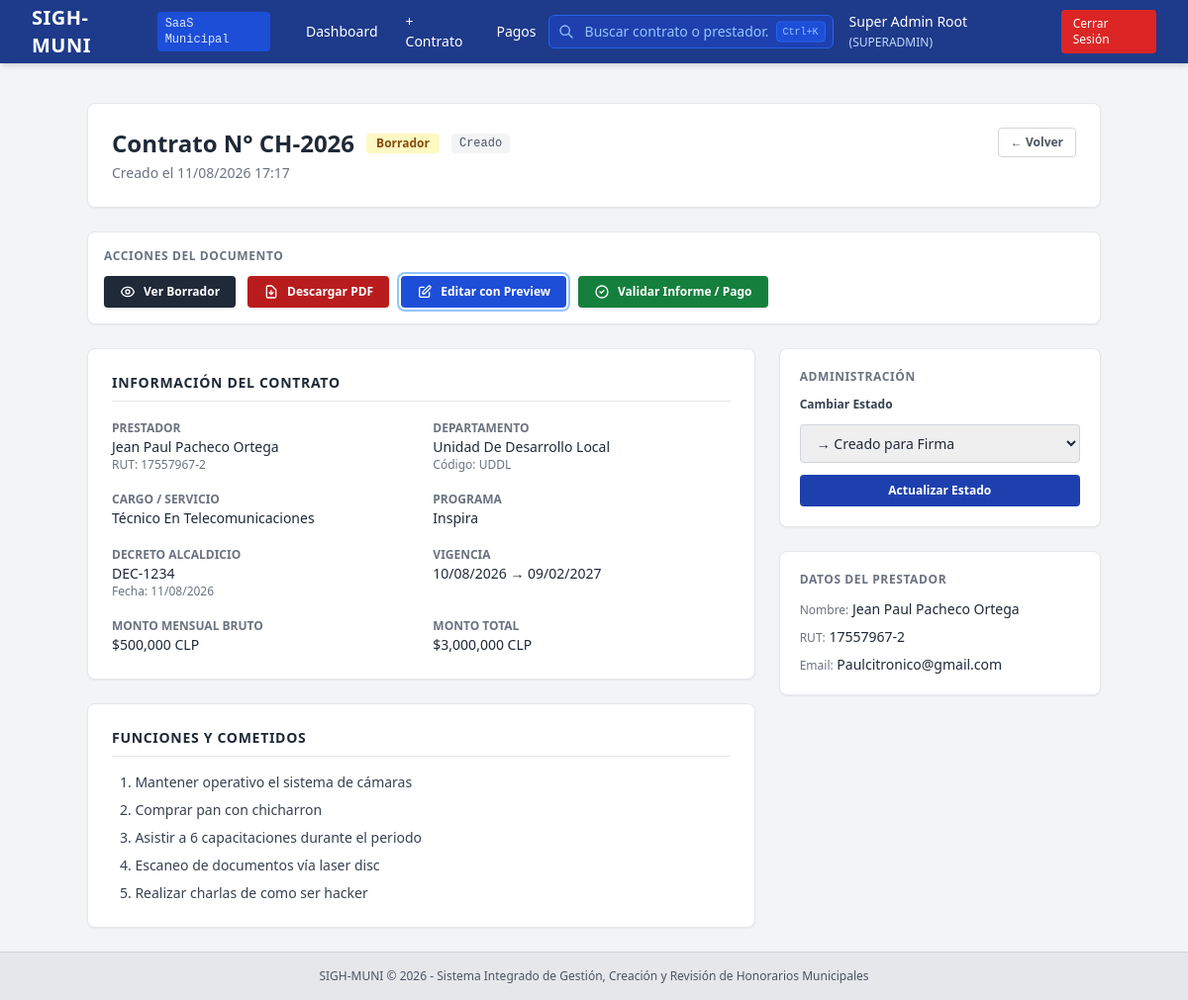
The app's page /contracts/3 (signed in) with its own data.
### app/models/contract.py (models this page shows, shortened)
class Contract(db.Model):
    __tablename__ = 'contracts'
    id = db.Column(db.Integer, primary_key=True)
    provider_id = db.Column(db.Integer, db.ForeignKey('service_providers.id'), nullable=False)
    department_id = db.Column(db.Integer, db.ForeignKey('departments.id'), nullable=False)
    creation_type = db.Column(db.String(50), default='CREADO')
    contract_number = db.Column(db.String(50), unique=True, nullable=False)
    decline_number = db.Column(db.String(50), nullable=True)
    decline_date = db.Column(db.Date, nullable=True)
    position_title = db.Column(db.String(150), nullable=False)
    program_name = db.Column(db.String(150), nullable=True)
    monthly_amount_gross = db.Column(db.Float, nullable=False)
    total_contract_amount = db.Column(db.Float, nullable=False)
    start_date = db.Column(db.Date, nullable=False)
    end_date = db.Column(db.Date, nullable=False)
    pdf_file_path = db.Column(db.String(255), nullable=True)
    ocr_processed = db.Column(db.Integer, default=0)
    status = db.Column(db.String(30), default='BORRADOR')
    created_at = db.Column(db.DateTime, default=datetime.utcnow)
    provider = db.relationship('ServiceProvider', back_populates='contracts', lazy=True)
    department = db.relationship('Department', backref=db.backref('department_contracts', lazy=True))
    functions = db.relationship('ContractFunction', backref='contract', cascade='all, delete-orphan', lazy=True,
                                order_by='ContractFunction.function_order')
    payments = db.relationship('MonthlyPayment', back_populates='contract', lazy=True, cascade='all, delete-orphan')
    @property
    def status_label(self):
        labels = {
            'BORRADOR': 'Borrador',
            'CREADO_PARA_FIRMA': 'Creado para Firma',
            'INGRESADO': 'Ingresado',
            'EN_EJECUCION': 'En Ejecución',
            'FINALIZADO': 'Finalizado'
        }
        return labels.get(self.status, self.status)
    @property
    def creation_type_label(self):
        labels = {
            'CREADO': 'Creado',
            'CARGADO_EXTERNO': 'Cargado Externo'
        }
        return labels.get(self.creation_type, self.creation_type)

class ContractFunction(db.Model):
    __tablename__ = 'contract_functions'
    id = db.Column(db.Integer, primary_key=True)
    contract_id = db.Column(db.Integer, db.ForeignKey('contracts.id'), nullable=False)
    function_order = db.Column(db.Integer, nullable=False)
    function_description = db.Column(db.Text, nullable=False)
    is_mandatory_for_payment = db.Column(db.Integer, default=1)
    created_at = db.Column(db.DateTime, default=datetime.utcnow)

### app/models/provider.py (models this page shows, shortened)
class ServiceProvider(db.Model):
    __tablename__ = 'service_providers'
    id = db.Column(db.Integer, primary_key=True, autoincrement=True)
    rut = db.Column(db.String(20), nullable=False, unique=True, index=True)
    first_name = db.Column(db.String(100), nullable=False)
    paternal_last_name = db.Column(db.String(100), nullable=False)
    maternal_last_name = db.Column(db.String(100), nullable=True)
    email = db.Column(db.String(120), nullable=True)
    phone = db.Column(db.String(50), nullable=True)
    address = db.Column(db.Text, nullable=True)
    bank_name = db.Column(db.String(100), nullable=True)
    account_type = db.Column(db.String(50), nullable=True)
    account_number = db.Column(db.String(50), nullable=True)
    created_at = db.Column(db.DateTime, nullable=False, default=datetime.utcnow)
    contracts = db.relationship('Contract', back_populates='provider', lazy=True, cascade="all, delete-orphan")
    @property
    def full_name(self):
        maternal = f" {self.maternal_last_name}" if self.maternal_last_name else ""
        return f"{self.first_name} {self.paternal_last_name}{maternal}"

### app/models/user.py (models this page shows, shortened)
class Department(db.Model):
    __tablename__ = 'departments'
    id = db.Column(db.Integer, primary_key=True, autoincrement=True)
    code = db.Column(db.String(50), nullable=False, unique=True)
    name = db.Column(db.String(150), nullable=False)
    cost_center = db.Column(db.String(50), nullable=True)
    is_active = db.Column(db.Integer, nullable=False, default=1)
    created_at = db.Column(db.DateTime, nullable=False, default=datetime.utcnow)
    users = db.relationship('User', backref='department', lazy=True)

### app/routes/contract_builder.py (the view)
@contract_builder_bp.route('/<int:contract_id>')
@login_required
def detail(contract_id):
    contract = Contract.query.get_or_404(contract_id)
    return render_template('contracts/detail.html', contract=contract)

### app/__init__.py (called while the page is built)
def create_app(config_class=Config):
    app = Flask(__name__)
    app.config.from_object(config_class)
    os.makedirs(app.config['UPLOAD_FOLDER'], exist_ok=True)
    db.init_app(app)
    migrate.init_app(app, db)
    if 'sqlite' in app.config['SQLALCHEMY_DATABASE_URI']:
        from sqlalchemy import event
        from sqlalchemy.engine import Engine
        @event.listens_for(Engine, "connect")
        def set_sqlite_pragma(dbapi_connection, connection_record):
            cursor = dbapi_connection.cursor()
            cursor.execute("PRAGMA foreign_keys=ON;")
            cursor.close()
    from app.auth.routes import auth_bp
    app.register_blueprint(auth_bp, url_prefix='/auth')
    from app.routes import register_routes
    register_routes(app)
    return app

### app/auth/utils.py (called while the page is built)
def login_required(f):
    @wraps(f)
    def decorated_function(*args, **kwargs):
        if 'user_id' not in session:
            flash('Debes iniciar sesión para acceder a esta sección.', 'warning')
            return redirect(url_for('auth.login', next=request.url))
        return f(*args, **kwargs)
    return decorated_function

### app/templates/contracts/detail.html (shortened to what this page needs)
{% extends "base.html" %}
{% block content %}
<div class="max-w-5xl mx-auto space-y-6">
    <div class="bg-white p-6 rounded-lg shadow-sm border border-gray-200 flex justify-between items-start">
        <div>
            <div class="flex items-center space-x-3 mb-1">
                <h1 class="text-2xl font-bold text-gray-800">Contrato N° {{ contract.contract_number }}</h1>
                <span class="px-2.5 py-0.5 rounded text-xs font-bold
                    {% if contract.status == 'BORRADOR' %}bg-yellow-100 text-yellow-800
                    {% elif contract.status == 'CREADO_PARA_FIRMA' %}bg-blue-100 text-blue-800
                    {% elif contract.status == 'INGRESADO' %}bg-purple-100 text-purple-800
                    {% elif contract.status == 'EN_EJECUCION' %}bg-green-100 text-green-800
                    {% else %}bg-gray-100 text-gray-800{% endif %}">
                    {{ contract.status_label }}
                </span>
                <span class="px-2 py-0.5 rounded text-xs font-mono bg-gray-100 text-gray-600">
                    {{ contract.creation_type_label }}
                </span>
            </div>
            <p class="text-sm text-gray-500">Creado el {{ contract.created_at.strftime('%d/%m/%Y %H:%M') }}</p>
        </div>
        <div class="flex space-x-2">
            <a href="{{ url_for('dashboard.index') }}" class="px-3 py-1.5 border border-gray-300 rounded text-xs font-semibold text-gray-600 hover:bg-gray-50">
                ← Volver
            </a>
        </div>
    </div>
    <div class="bg-white p-4 rounded-lg shadow-sm border border-gray-200">
        <h3 class="text-xs font-bold text-gray-500 uppercase tracking-wider mb-3">Acciones del Documento</h3>
        <div class="flex flex-wrap gap-3">
            <a href="{{ url_for('contract_builder.preview', contract_id=contract.id) }}" target="_blank"
               class="inline-flex items-center px-4 py-2 bg-gray-800 hover:bg-gray-900 text-white text-xs font-bold rounded shadow transition">
                Ver Borrador
            </a>
            <a href="{{ url_for('contract_builder.download_pdf', contract_id=contract.id) }}"
               class="inline-flex items-center px-4 py-2 bg-red-700 hover:bg-red-800 text-white text-xs font-bold rounded shadow transition">
                <svg class="w-4 h-4 mr-2" fill="none" stroke="currentColor" viewBox="0 0 24 24"><path stroke-linecap="round" stroke-linejoin="round" stroke-width="2" d="M12 10v6m0 0l-3-3m3 3l3-3m2 8H7a2 2 0 01-2-2V5a2 2 0 012-2h5.586a1 1 0 01.707.293l5.414 5.414a1 1 0 01.293.707V19a2 2 0 01-2 2z"/></svg>
                Descargar PDF
            </a>
            {% if session.user_role in ['ADMIN_RRHH', 'SUPERADMIN', 'JEFE_DEPTO'] %}
            <a href="{{ url_for('contract_builder.edit', contract_id=contract.id) }}"
               class="inline-flex items-center px-4 py-2 bg-blue-700 hover:bg-blue-800 text-white text-xs font-bold rounded shadow transition ring-2 ring-blue-300 ring-offset-2">
                <svg class="w-4 h-4 mr-2" fill="none" stroke="currentColor" viewBox="0 0 24 24"><path stroke-linecap="round" stroke-linejoin="round" stroke-width="2" d="M11 5H6a2 2 0 00-2 2v11a2 2 0 002 2h11a2 2 0 002-2v-5m-1.414-9.414a2 2 0 112.828 2.828L11.828 15H9v-2.828l8.586-8.586z"/></svg>
                Editar con Preview
            </a>
            {% endif %}
            <a href="{{ url_for('payments.validate_report', contract_id=contract.id) }}"
               class="inline-flex items-center px-4 py-2 bg-green-700 hover:bg-green-800 text-white text-xs font-bold rounded shadow transition">
                <svg class="w-4 h-4 mr-2" fill="none" stroke="currentColor" viewBox="0 0 24 24"><path stroke-linecap="round" stroke-linejoin="round" stroke-width="2" d="M9 12l2 2 4-4m6 2a9 9 0 11-18 0 9 9 0 0118 0z"/></svg>
                Validar Informe / Pago
            </a>
        </div>
    </div>
    <div class="grid grid-cols-1 lg:grid-cols-3 gap-6">
        <div class="lg:col-span-2 space-y-6">
            <div class="bg-white p-6 rounded-lg shadow-sm border border-gray-200">
                <h2 class="text-sm font-bold text-gray-800 uppercase tracking-wider border-b pb-2 mb-4">Información del Contrato</h2>
                <div class="grid grid-cols-1 md:grid-cols-2 gap-y-4 gap-x-6 text-sm">
                    <div>
                        <span class="text-xs text-gray-500 uppercase font-semibold">Prestador</span>
                        <p class="font-medium text-gray-800">{{ contract.provider.full_name }}</p>
                        <p class="text-xs text-gray-500">RUT: {{ contract.provider.rut }}</p>
                    </div>
                    <div>
                        <span class="text-xs text-gray-500 uppercase font-semibold">Departamento</span>
                        <p class="font-medium text-gray-800">{{ contract.department.name }}</p>
                        <p class="text-xs text-gray-500">Código: {{ contract.department.code }}</p>
                    </div>
                    <div>
                        <span class="text-xs text-gray-500 uppercase font-semibold">Cargo / Servicio</span>
                        <p class="font-medium text-gray-800">{{ contract.position_title }}</p>
                    </div>
                    <div>
                        <span class="text-xs text-gray-500 uppercase font-semibold">Programa</span>
                        <p class="font-medium text-gray-800">{{ contract.program_name or 'No especificado' }}</p>
                    </div>
                    <div>
                        <span class="text-xs text-gray-500 uppercase font-semibold">Decreto Alcaldicio</span>
                        <p class="font-medium text-gray-800">{{ contract.decline_number or 'No asignado' }}</p>
                        {% if contract.decline_date %}
                        <p class="text-xs text-gray-500">Fecha: {{ contract.decline_date.strftime('%d/%m/%Y') }}</p>
                        {% endif %}
                    </div>
                    <div>
                        <span class="text-xs text-gray-500 uppercase font-semibold">Vigencia</span>
                        <p class="font-medium text-gray-800">{{ contract.start_date.strftime('%d/%m/%Y') }} → {{ contract.end_date.strftime('%d/%m/%Y') }}</p>
                    </div>
                    <div>
                        <span class="text-xs text-gray-500 uppercase font-semibold">Monto Mensual Bruto</span>
                        <p class="font-medium text-gray-800">${{ "{:,.0f}".format(contract.monthly_amount_gross) }} CLP</p>
                    </div>
                    <div>
                        <span class="text-xs text-gray-500 uppercase font-semibold">Monto Total</span>
                        <p class="font-medium text-gray-800">${{ "{:,.0f}".format(contract.total_contract_amount) }} CLP</p>
                    </div>
                </div>
            </div>
            <div class="bg-white p-6 rounded-lg shadow-sm border border-gray-200">
                <h2 class="text-sm font-bold text-gray-800 uppercase tracking-wider border-b pb-2 mb-4">Funciones y Cometidos</h2>
                {% if contract.functions %}
                <ol class="list-decimal list-inside space-y-2 text-sm text-gray-700">
                    {% for func in contract.functions %}
                    <li class="pl-2">{{ func.function_description }}</li>
                    {% endfor %}
                </ol>
                {% else %}
                <p class="text-sm text-gray-400 italic">No hay funciones registradas.</p>
                {% endif %}
            </div>
        </div>
        <div class="space-y-6">
            {% if session.user_role in ['ADMIN_RRHH', 'SUPERADMIN'] %}
            <div class="bg-white p-5 rounded-lg shadow-sm border border-gray-200">
                <h3 class="text-xs font-bold text-gray-500 uppercase tracking-wider mb-3">Administración</h3>
                <form method="POST" action="{{ url_for('contract_builder.change_status', contract_id=contract.id) }}" class="space-y-3">
                    <label class="block text-xs font-semibold text-gray-700">Cambiar Estado</label>
                    <select name="new_status" class="w-full px-3 py-2 border border-gray-300 rounded text-sm">
                        <option value="CREADO_PARA_FIRMA" {% if contract.status != 'BORRADOR' %}disabled{% endif %}>→ Creado para Firma</option>
                    </select>
                    <button type="submit" class="w-full bg-blue-800 hover:bg-blue-900 text-white text-xs font-bold py-2 rounded transition">
                        Actualizar Estado
                    </button>
                </form>
            </div>
            {% endif %}
            <div class="bg-white p-5 rounded-lg shadow-sm border border-gray-200">
                <h3 class="text-xs font-bold text-gray-500 uppercase tracking-wider mb-3">Datos del Prestador</h3>
                <div class="space-y-2 text-sm">
                    <p><span class="text-gray-500 text-xs">Nombre:</span> <span class="font-medium">{{ contract.provider.full_name }}</span></p>
                    <p><span class="text-gray-500 text-xs">RUT:</span> <span class="font-medium">{{ contract.provider.rut }}</span></p>
                    {% if contract.provider.email %}
                    <p><span class="text-gray-500 text-xs">Email:</span> <span class="font-medium">{{ contract.provider.email }}</span></p>
                    {% endif %}
                </div>
            </div>
        </div>
    </div>
</div>
{% endblock %}

### records on screen
Contract: contract_number "CH-2026", status_label "Borrador", creation_type_label "Creado", created_at "11/08/2026 17:17", position_title "Técnico En Telecomunicaciones", program_name "Inspira", decline_number "DEC-1234", decline_date "11/08/2026", start_date "10/08/2026", end_date "09/02/2027", monthly_amount_gross "500,000", total_contract_amount "3,000,000"
ServiceProvider: provider.full_name "Jean Paul Pacheco Ortega", provider.rut "17557967-2", provider.email "Paulcitronico@gmail.com"
Department: department.name "Unidad De Desarrollo Local", department.code "UDDL"
ContractFunction: function_description "Mantener operativo el sistema de cámaras"
ContractFunction: function_description "Comprar pan con chicharron"
ContractFunction: function_description "Asistir a 6 capacitaciones durante el periodo"
ContractFunction: function_description "Escaneo de documentos vía laser disc"
ContractFunction: function_description "Realizar charlas de como ser hacker"

### other values on screen
{{ session.get('user_name') }} "Super Admin Root"
{{ session.get('user_role') }} "SUPERADMIN"
